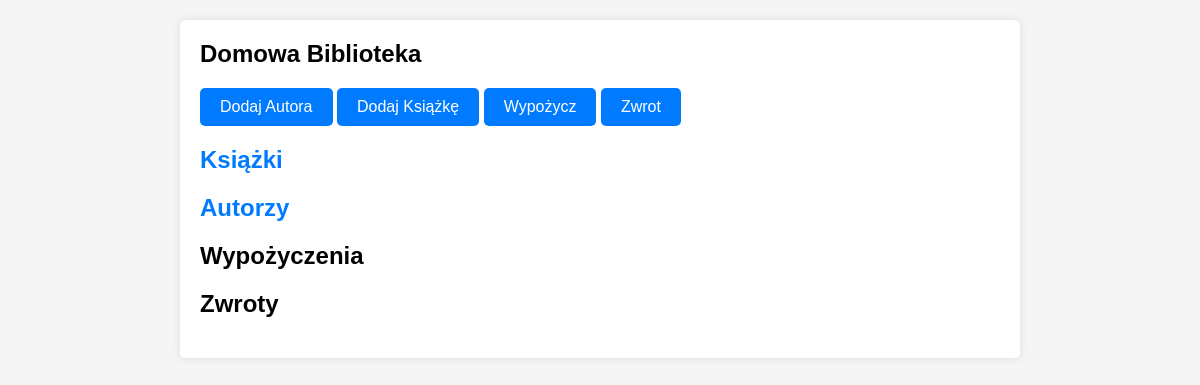
Before: / with the older database file.
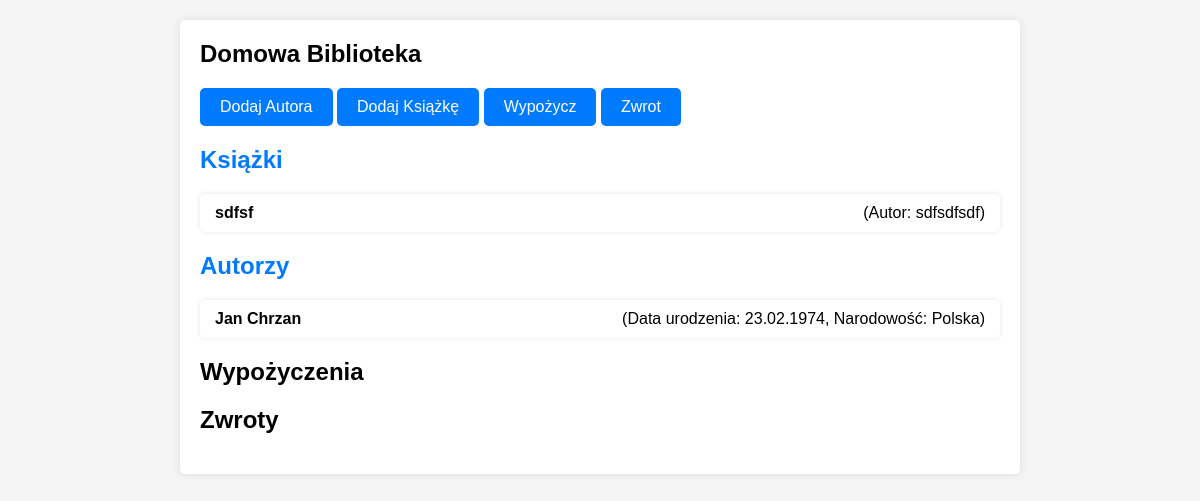
After: the same page with the newer database file.
### app/models.py (models this page shows)
class Book(db.Model):
    id = db.Column(db.Integer, primary_key=True)
    title = db.Column(db.String(128))
    author = db.Column(db.String(64))
    year = db.Column(db.Integer)
    genre = db.Column(db.String(64))
    description = db.Column(db.Text)

class Author(db.Model):
    id = db.Column(db.Integer, primary_key=True)
    name = db.Column(db.String(64))
    birth_date = db.Column(db.String(10))
    nationality = db.Column(db.String(64))

### app/routes.py (the view)
@app.route('/')
def index():
    books = Book.query.all()
    authors = Author.query.all()
    loans = Loan.query.all()
    returns = Return.query.all()
    return render_template('index.html', books=books, authors=authors, loans=loans, returns=returns)

### app/templates/index.html (shortened to what this page needs)
<html>
<head>
    <link rel="stylesheet" href="{{ url_for('static', filename='style1.css') }}">
</head>
<body>
    <div class="container">
        <h1>Domowa Biblioteka</h1>
        <a href="{{ url_for('add_author') }}" class="btn">Dodaj Autora</a>
        <a href="{{ url_for('add_book') }}" class="btn">Dodaj Książkę</a>
        <a href="{{ url_for('list_loans') }}" class="btn">Wypożycz</a>
        <a href="{{ url_for('list_returns') }}" class="btn">Zwrot</a>
        <h2><a href="{{ url_for('list_books') }}">Książki</a></h2>
        <ul class="list-group">
            {% for book in books %}
            <li class="list-group-item">
                <strong>{{ book.title }}</strong> (Autor: {{ book.author }})
            </li>
            {% endfor %}
        </ul>
        <h2><a href="{{ url_for('list_authors') }}">Autorzy</a></h2>
        <ul class="list-group">
            {% for author in authors %}
            <li class="list-group-item">
                <strong>{{ author.name }}</strong> (Data urodzenia: {{ author.birth_date }}, Narodowość: {{ author.nationality }})
            </li>
            {% endfor %}
        </ul>
        <h2>Wypożyczenia</h2>
        <h2>Zwroty</h2>
    </div>
</body>
</html>

### app/static/style1.css (style rules this page uses)
body, h1, ul, li, form { margin: 0; padding: 0; list-style: none; }
body { font-family: Arial, sans-serif; background-color: #f5f5f5; padding: 20px; }
.container { max-width: 800px; margin: 0 auto; background-color: #fff; padding: 20px; border-radius: 5px; box-shadow: 0 0 10px rgba(0, 0, 0, 0.1); }
h1 { font-size: 24px; margin-bottom: 20px; }
ul { margin-top: 20px; }
a { text-decoration: none; color: #007BFF; }
.btn { display: inline-block; padding: 10px 20px; background-color: #007BFF; color: #fff; border: none; border-radius: 5px; cursor: pointer; transition: background-color 0.3s; }
.list-group { margin-top: 20px; }
.list-group-item { display: flex; justify-content: space-between; align-items: center; border: none; padding: 10px 15px; background-color: #fff; border-radius: 5px; box-shadow: 0 0 5px rgba(0, 0, 0, 0.1); margin-bottom: 10px; }
.list-group-item:last-child { margin-bottom: 0; }

Changed rows visible on the page:
added Book: title "sdfsf", author "sdfsdfsdf"
added Author: name "Jan Chrzan", birth_date "23.02.1974", nationality "Polska"
